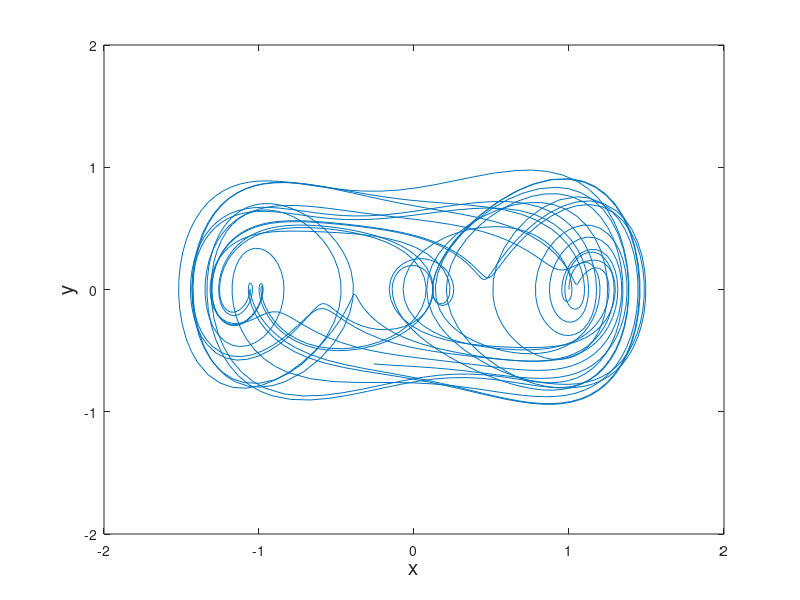

The MATLAB script that drew this image:
% Programs 15c - Phase portraits for nonautonomous systems.
% Chapter 15 - Poincare Maps and Nonautonomous Systems in the Plane.
% Copyright Springer 2014. Stephen Lynch.

% Phase portrait for the Duffing system.

deq=@(t,x) [x(2);x(1)-0.3*x(2)-(x(1))^3+0.5*cos(1.25*t)]; 
options=odeset('RelTol',1e-4,'AbsTol',1e-4);
[t,xx]=ode45(deq,[0 200],[1,0],options);

plot(xx(:,1),xx(:,2))

fsize=15;
axis([-2 2 -2 2])
xlabel('x','FontSize',fsize)
ylabel('y','FontSize',fsize)

% End of Programs 15c.
